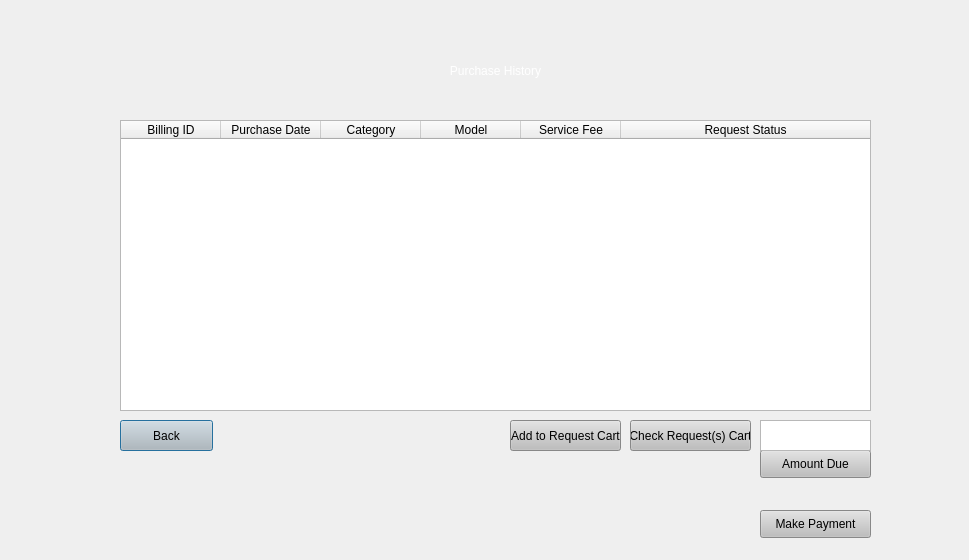
<?xml version="1.0" encoding="UTF-8"?>
<ui version="4.0">
 <class>Dialog</class>
 <widget class="QDialog" name="Dialog">
  <property name="geometry">
   <rect>
    <x>0</x>
    <y>0</y>
    <width>969</width>
    <height>560</height>
   </rect>
  </property>
  <property name="windowTitle">
   <string>Dialog</string>
  </property>
  <widget class="QWidget" name="widget" native="true">
   <property name="geometry">
    <rect>
     <x>-10</x>
     <y>0</y>
     <width>980</width>
     <height>641</height>
    </rect>
   </property>
   <property name="accessibleDescription">
    <string/>
   </property>
   <property name="styleSheet">
    <string notr="true">QWidget#widget{
background-color: qlineargradient(spread:pad, x1:0.562182, y1:0.466, x2:1, y2:1, stop:0.0454545 rgba(210, 108, 43, 255), stop:0.982955 rgba(255, 255, 255, 255));;}
background-color: rgb(231, 154, 0);
</string>
   </property>
   <widget class="QLabel" name="welcome">
    <property name="geometry">
     <rect>
      <x>50</x>
      <y>20</y>
      <width>911</width>
      <height>101</height>
     </rect>
    </property>
    <property name="autoFillBackground">
     <bool>false</bool>
    </property>
    <property name="styleSheet">
     <string notr="true">font: 85 40pt &quot;MS Shell Dlg 2&quot;;
color: rgb(255, 255, 255);
</string>
    </property>
    <property name="text">
     <string>Purchase History</string>
    </property>
    <property name="alignment">
     <set>Qt::AlignCenter</set>
    </property>
   </widget>
   <widget class="QTableWidget" name="tbl">
    <property name="geometry">
     <rect>
      <x>130</x>
      <y>120</y>
      <width>751</width>
      <height>291</height>
     </rect>
    </property>
    <property name="sizeAdjustPolicy">
     <enum>QAbstractScrollArea::AdjustIgnored</enum>
    </property>
    <property name="showGrid">
     <bool>true</bool>
    </property>
    <property name="gridStyle">
     <enum>Qt::SolidLine</enum>
    </property>
    <property name="sortingEnabled">
     <bool>true</bool>
    </property>
    <property name="wordWrap">
     <bool>true</bool>
    </property>
    <property name="rowCount">
     <number>0</number>
    </property>
    <attribute name="horizontalHeaderCascadingSectionResizes">
     <bool>false</bool>
    </attribute>
    <attribute name="horizontalHeaderMinimumSectionSize">
     <number>50</number>
    </attribute>
    <attribute name="horizontalHeaderStretchLastSection">
     <bool>true</bool>
    </attribute>
    <attribute name="verticalHeaderVisible">
     <bool>false</bool>
    </attribute>
    <attribute name="verticalHeaderCascadingSectionResizes">
     <bool>false</bool>
    </attribute>
    <attribute name="verticalHeaderDefaultSectionSize">
     <number>30</number>
    </attribute>
    <column>
     <property name="text">
      <string>Billing ID</string>
     </property>
     <property name="textAlignment">
      <set>AlignCenter</set>
     </property>
    </column>
    <column>
     <property name="text">
      <string>Purchase Date</string>
     </property>
    </column>
    <column>
     <property name="text">
      <string>Category</string>
     </property>
     <property name="textAlignment">
      <set>AlignCenter</set>
     </property>
    </column>
    <column>
     <property name="text">
      <string>Model</string>
     </property>
     <property name="textAlignment">
      <set>AlignCenter</set>
     </property>
    </column>
    <column>
     <property name="text">
      <string>Service Fee</string>
     </property>
    </column>
    <column>
     <property name="text">
      <string>Request Status</string>
     </property>
    </column>
   </widget>
   <widget class="QPushButton" name="back">
    <property name="geometry">
     <rect>
      <x>130</x>
      <y>420</y>
      <width>93</width>
      <height>31</height>
     </rect>
    </property>
    <property name="styleSheet">
     <string notr="true">background-color: rgb(190, 190, 190);</string>
    </property>
    <property name="text">
     <string>Back</string>
    </property>
   </widget>
   <widget class="QPushButton" name="add2req">
    <property name="geometry">
     <rect>
      <x>520</x>
      <y>420</y>
      <width>111</width>
      <height>31</height>
     </rect>
    </property>
    <property name="styleSheet">
     <string notr="true">background-color: rgb(190, 190, 190);</string>
    </property>
    <property name="text">
     <string>Add to Request Cart</string>
    </property>
   </widget>
   <widget class="QPushButton" name="checkreq">
    <property name="geometry">
     <rect>
      <x>640</x>
      <y>420</y>
      <width>121</width>
      <height>31</height>
     </rect>
    </property>
    <property name="styleSheet">
     <string notr="true">background-color: rgb(190, 190, 190);</string>
    </property>
    <property name="text">
     <string>Check Request(s) Cart</string>
    </property>
   </widget>
   <widget class="QPushButton" name="amount">
    <property name="geometry">
     <rect>
      <x>770</x>
      <y>450</y>
      <width>111</width>
      <height>28</height>
     </rect>
    </property>
    <property name="styleSheet">
     <string notr="true">background-color: rgb(190, 190, 190);</string>
    </property>
    <property name="text">
     <string>Amount Due</string>
    </property>
   </widget>
   <widget class="QTextEdit" name="payment">
    <property name="geometry">
     <rect>
      <x>770</x>
      <y>420</y>
      <width>111</width>
      <height>31</height>
     </rect>
    </property>
   </widget>
   <widget class="QPushButton" name="makepayment">
    <property name="geometry">
     <rect>
      <x>770</x>
      <y>510</y>
      <width>111</width>
      <height>28</height>
     </rect>
    </property>
    <property name="styleSheet">
     <string notr="true">background-color: rgb(190, 190, 190);</string>
    </property>
    <property name="text">
     <string>Make Payment</string>
    </property>
   </widget>
   <widget class="QLabel" name="error">
    <property name="geometry">
     <rect>
      <x>710</x>
      <y>480</y>
      <width>231</width>
      <height>31</height>
     </rect>
    </property>
    <property name="styleSheet">
     <string notr="true">font: 75 10pt &quot;MS Shell Dlg 2&quot;;
color:green;</string>
    </property>
    <property name="text">
     <string/>
    </property>
   </widget>
  </widget>
 </widget>
 <resources/>
 <connections/>
</ui>
